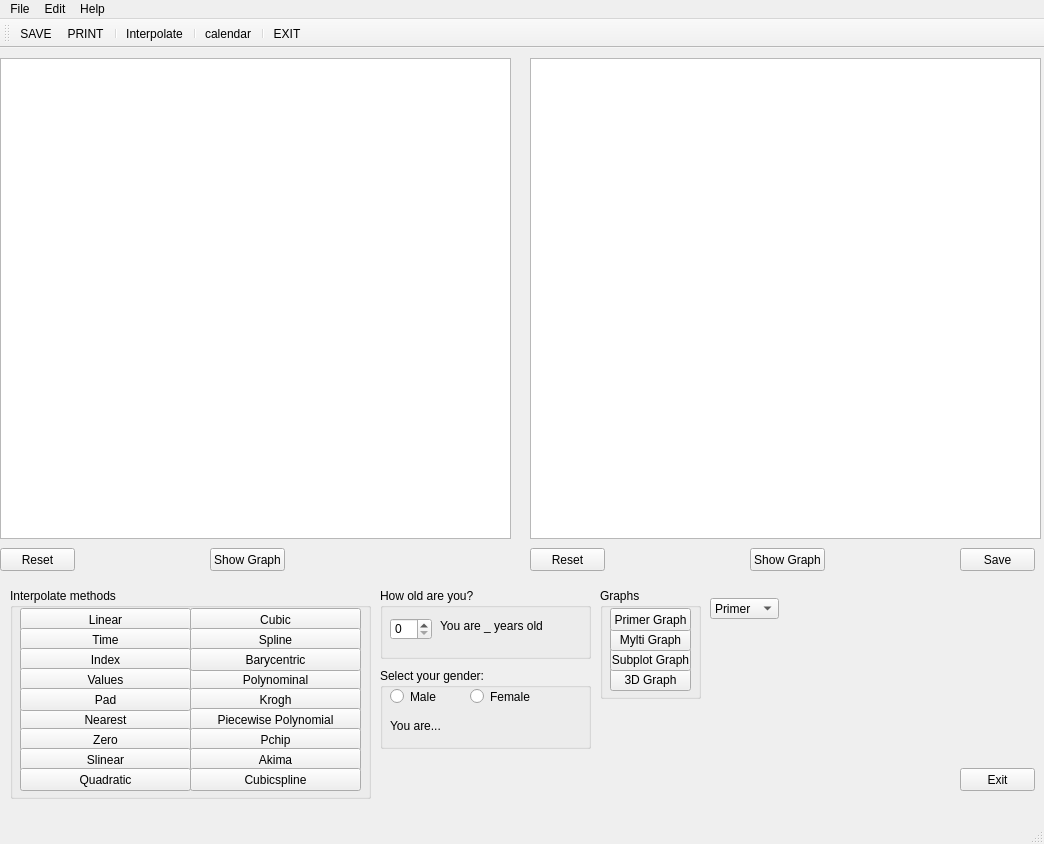
<?xml version="1.0" encoding="UTF-8"?>
<ui version="4.0">
 <class>MainWindow</class>
 <widget class="QMainWindow" name="MainWindow">
  <property name="geometry">
   <rect>
    <x>0</x>
    <y>0</y>
    <width>1044</width>
    <height>844</height>
   </rect>
  </property>
  <property name="windowTitle">
   <string>MainWindow</string>
  </property>
  <widget class="QWidget" name="centralwidget">
   <widget class="QGroupBox" name="interpolateBox">
    <property name="geometry">
     <rect>
      <x>10</x>
      <y>540</y>
      <width>361</width>
      <height>211</height>
     </rect>
    </property>
    <property name="title">
     <string>Interpolate methods</string>
    </property>
    <widget class="QPushButton" name="linearButton">
     <property name="geometry">
      <rect>
       <x>10</x>
       <y>20</y>
       <width>171</width>
       <height>23</height>
      </rect>
     </property>
     <property name="text">
      <string>Linear</string>
     </property>
    </widget>
    <widget class="QPushButton" name="timeButton">
     <property name="geometry">
      <rect>
       <x>10</x>
       <y>40</y>
       <width>171</width>
       <height>23</height>
      </rect>
     </property>
     <property name="text">
      <string>Time</string>
     </property>
    </widget>
    <widget class="QPushButton" name="indexButton">
     <property name="geometry">
      <rect>
       <x>10</x>
       <y>60</y>
       <width>171</width>
       <height>23</height>
      </rect>
     </property>
     <property name="text">
      <string>Index</string>
     </property>
    </widget>
    <widget class="QPushButton" name="valuesButton">
     <property name="geometry">
      <rect>
       <x>10</x>
       <y>80</y>
       <width>171</width>
       <height>23</height>
      </rect>
     </property>
     <property name="text">
      <string>Values</string>
     </property>
    </widget>
    <widget class="QPushButton" name="nearestButton">
     <property name="geometry">
      <rect>
       <x>10</x>
       <y>120</y>
       <width>171</width>
       <height>23</height>
      </rect>
     </property>
     <property name="text">
      <string>Nearest</string>
     </property>
    </widget>
    <widget class="QPushButton" name="padButton">
     <property name="geometry">
      <rect>
       <x>10</x>
       <y>100</y>
       <width>171</width>
       <height>23</height>
      </rect>
     </property>
     <property name="text">
      <string>Pad</string>
     </property>
    </widget>
    <widget class="QPushButton" name="zeroButton">
     <property name="geometry">
      <rect>
       <x>10</x>
       <y>140</y>
       <width>171</width>
       <height>23</height>
      </rect>
     </property>
     <property name="text">
      <string>Zero</string>
     </property>
    </widget>
    <widget class="QPushButton" name="slinearButton">
     <property name="geometry">
      <rect>
       <x>10</x>
       <y>160</y>
       <width>171</width>
       <height>23</height>
      </rect>
     </property>
     <property name="text">
      <string>Slinear</string>
     </property>
    </widget>
    <widget class="QPushButton" name="quadraticButton">
     <property name="geometry">
      <rect>
       <x>10</x>
       <y>180</y>
       <width>171</width>
       <height>23</height>
      </rect>
     </property>
     <property name="text">
      <string>Quadratic</string>
     </property>
    </widget>
    <widget class="QPushButton" name="cubicButton">
     <property name="geometry">
      <rect>
       <x>180</x>
       <y>20</y>
       <width>171</width>
       <height>23</height>
      </rect>
     </property>
     <property name="text">
      <string>Cubic</string>
     </property>
    </widget>
    <widget class="QPushButton" name="polynomialButton">
     <property name="geometry">
      <rect>
       <x>180</x>
       <y>80</y>
       <width>171</width>
       <height>23</height>
      </rect>
     </property>
     <property name="text">
      <string>Polynominal</string>
     </property>
    </widget>
    <widget class="QPushButton" name="kroghButton">
     <property name="geometry">
      <rect>
       <x>180</x>
       <y>100</y>
       <width>171</width>
       <height>23</height>
      </rect>
     </property>
     <property name="text">
      <string>Krogh</string>
     </property>
    </widget>
    <widget class="QPushButton" name="piePolButton">
     <property name="geometry">
      <rect>
       <x>180</x>
       <y>120</y>
       <width>171</width>
       <height>23</height>
      </rect>
     </property>
     <property name="text">
      <string>Piecewise Polynomial</string>
     </property>
    </widget>
    <widget class="QPushButton" name="splineButton">
     <property name="geometry">
      <rect>
       <x>180</x>
       <y>40</y>
       <width>171</width>
       <height>23</height>
      </rect>
     </property>
     <property name="text">
      <string>Spline</string>
     </property>
    </widget>
    <widget class="QPushButton" name="barycentricButton">
     <property name="geometry">
      <rect>
       <x>180</x>
       <y>60</y>
       <width>171</width>
       <height>23</height>
      </rect>
     </property>
     <property name="text">
      <string>Barycentric</string>
     </property>
    </widget>
    <widget class="QPushButton" name="pchipButton">
     <property name="geometry">
      <rect>
       <x>180</x>
       <y>140</y>
       <width>171</width>
       <height>23</height>
      </rect>
     </property>
     <property name="text">
      <string>Pchip</string>
     </property>
    </widget>
    <widget class="QPushButton" name="akimaButton">
     <property name="geometry">
      <rect>
       <x>180</x>
       <y>160</y>
       <width>171</width>
       <height>23</height>
      </rect>
     </property>
     <property name="text">
      <string>Akima</string>
     </property>
    </widget>
    <widget class="QPushButton" name="cubicsplineButton">
     <property name="geometry">
      <rect>
       <x>180</x>
       <y>180</y>
       <width>171</width>
       <height>23</height>
      </rect>
     </property>
     <property name="text">
      <string>Cubicspline</string>
     </property>
    </widget>
   </widget>
   <widget class="QPushButton" name="exitButton">
    <property name="geometry">
     <rect>
      <x>960</x>
      <y>720</y>
      <width>75</width>
      <height>23</height>
     </rect>
    </property>
    <property name="text">
     <string>Exit</string>
    </property>
   </widget>
   <widget class="QPushButton" name="saveButton">
    <property name="geometry">
     <rect>
      <x>960</x>
      <y>500</y>
      <width>75</width>
      <height>23</height>
     </rect>
    </property>
    <property name="text">
     <string>Save</string>
    </property>
   </widget>
   <widget class="QTableView" name="tableView">
    <property name="geometry">
     <rect>
      <x>0</x>
      <y>10</y>
      <width>511</width>
      <height>481</height>
     </rect>
    </property>
   </widget>
   <widget class="QTableView" name="tableView2">
    <property name="geometry">
     <rect>
      <x>530</x>
      <y>10</y>
      <width>511</width>
      <height>481</height>
     </rect>
    </property>
   </widget>
   <widget class="QGroupBox" name="groupBox">
    <property name="geometry">
     <rect>
      <x>380</x>
      <y>540</y>
      <width>211</width>
      <height>71</height>
     </rect>
    </property>
    <property name="title">
     <string>How old are you?</string>
    </property>
    <widget class="QSpinBox" name="spinBoxAge">
     <property name="geometry">
      <rect>
       <x>10</x>
       <y>30</y>
       <width>42</width>
       <height>22</height>
      </rect>
     </property>
     <property name="maximum">
      <number>120</number>
     </property>
    </widget>
    <widget class="QLabel" name="ageLabel">
     <property name="geometry">
      <rect>
       <x>60</x>
       <y>30</y>
       <width>141</width>
       <height>16</height>
      </rect>
     </property>
     <property name="text">
      <string>You are _ years old</string>
     </property>
    </widget>
   </widget>
   <widget class="QGroupBox" name="groupBox_2">
    <property name="geometry">
     <rect>
      <x>380</x>
      <y>620</y>
      <width>211</width>
      <height>81</height>
     </rect>
    </property>
    <property name="title">
     <string>Select your gender:</string>
    </property>
    <widget class="QRadioButton" name="maleRadio">
     <property name="geometry">
      <rect>
       <x>10</x>
       <y>20</y>
       <width>82</width>
       <height>17</height>
      </rect>
     </property>
     <property name="text">
      <string>Male</string>
     </property>
    </widget>
    <widget class="QLabel" name="label_2">
     <property name="geometry">
      <rect>
       <x>90</x>
       <y>20</y>
       <width>47</width>
       <height>13</height>
      </rect>
     </property>
     <property name="text">
      <string/>
     </property>
    </widget>
    <widget class="QRadioButton" name="femaleRadio">
     <property name="geometry">
      <rect>
       <x>90</x>
       <y>20</y>
       <width>82</width>
       <height>17</height>
      </rect>
     </property>
     <property name="text">
      <string>Female</string>
     </property>
    </widget>
    <widget class="QLabel" name="genderSelectionLabel">
     <property name="geometry">
      <rect>
       <x>10</x>
       <y>50</y>
       <width>191</width>
       <height>16</height>
      </rect>
     </property>
     <property name="text">
      <string>You are...</string>
     </property>
    </widget>
   </widget>
   <widget class="QGroupBox" name="groupBox_3">
    <property name="geometry">
     <rect>
      <x>600</x>
      <y>540</y>
      <width>101</width>
      <height>111</height>
     </rect>
    </property>
    <property name="title">
     <string>Graphs</string>
    </property>
    <widget class="QPushButton" name="dat3DButton">
     <property name="geometry">
      <rect>
       <x>10</x>
       <y>80</y>
       <width>81</width>
       <height>23</height>
      </rect>
     </property>
     <property name="text">
      <string>3D Graph</string>
     </property>
    </widget>
    <widget class="QPushButton" name="subplButton">
     <property name="geometry">
      <rect>
       <x>10</x>
       <y>60</y>
       <width>81</width>
       <height>23</height>
      </rect>
     </property>
     <property name="text">
      <string>Subplot Graph</string>
     </property>
    </widget>
    <widget class="QPushButton" name="myltiButton">
     <property name="geometry">
      <rect>
       <x>10</x>
       <y>40</y>
       <width>81</width>
       <height>23</height>
      </rect>
     </property>
     <property name="text">
      <string>Mylti Graph</string>
     </property>
    </widget>
    <widget class="QPushButton" name="primerButton">
     <property name="geometry">
      <rect>
       <x>10</x>
       <y>20</y>
       <width>81</width>
       <height>23</height>
      </rect>
     </property>
     <property name="text">
      <string>Primer Graph</string>
     </property>
    </widget>
   </widget>
   <widget class="QComboBox" name="comboBox">
    <property name="geometry">
     <rect>
      <x>710</x>
      <y>550</y>
      <width>69</width>
      <height>21</height>
     </rect>
    </property>
    <item>
     <property name="text">
      <string>Primer</string>
     </property>
    </item>
    <item>
     <property name="text">
      <string>Mylti</string>
     </property>
    </item>
    <item>
     <property name="text">
      <string>Subplot</string>
     </property>
    </item>
    <item>
     <property name="text">
      <string>3D</string>
     </property>
    </item>
   </widget>
   <widget class="QPushButton" name="showGraph">
    <property name="geometry">
     <rect>
      <x>210</x>
      <y>500</y>
      <width>75</width>
      <height>23</height>
     </rect>
    </property>
    <property name="text">
     <string>Show Graph</string>
    </property>
   </widget>
   <widget class="QPushButton" name="showGraph2">
    <property name="geometry">
     <rect>
      <x>750</x>
      <y>500</y>
      <width>75</width>
      <height>23</height>
     </rect>
    </property>
    <property name="text">
     <string>Show Graph</string>
    </property>
   </widget>
   <widget class="QPushButton" name="reset2">
    <property name="geometry">
     <rect>
      <x>530</x>
      <y>500</y>
      <width>75</width>
      <height>23</height>
     </rect>
    </property>
    <property name="text">
     <string>Reset</string>
    </property>
   </widget>
   <widget class="QPushButton" name="reset1">
    <property name="geometry">
     <rect>
      <x>0</x>
      <y>500</y>
      <width>75</width>
      <height>23</height>
     </rect>
    </property>
    <property name="text">
     <string>Reset</string>
    </property>
   </widget>
  </widget>
  <widget class="QMenuBar" name="menubar">
   <property name="geometry">
    <rect>
     <x>0</x>
     <y>0</y>
     <width>1044</width>
     <height>21</height>
    </rect>
   </property>
   <widget class="QMenu" name="menuxdvxdv">
    <property name="title">
     <string>File</string>
    </property>
    <addaction name="actionOpenFile"/>
    <addaction name="separator"/>
    <addaction name="actionSave"/>
    <addaction name="actionSaveAs"/>
    <addaction name="separator"/>
    <addaction name="actionPrint"/>
    <addaction name="separator"/>
    <addaction name="actionCloseFile"/>
    <addaction name="separator"/>
    <addaction name="actionExit"/>
   </widget>
   <widget class="QMenu" name="menuEdit">
    <property name="title">
     <string>Edit</string>
    </property>
    <addaction name="actionFont"/>
    <addaction name="actionColor"/>
   </widget>
   <widget class="QMenu" name="menuHelp">
    <property name="title">
     <string>Help</string>
    </property>
   </widget>
   <addaction name="menuxdvxdv"/>
   <addaction name="menuEdit"/>
   <addaction name="menuHelp"/>
  </widget>
  <widget class="QStatusBar" name="statusbar"/>
  <widget class="QToolBar" name="toolBar">
   <property name="windowTitle">
    <string>toolBar</string>
   </property>
   <attribute name="toolBarArea">
    <enum>TopToolBarArea</enum>
   </attribute>
   <attribute name="toolBarBreak">
    <bool>false</bool>
   </attribute>
   <addaction name="toolSAVE"/>
   <addaction name="toolPrint"/>
   <addaction name="separator"/>
   <addaction name="toolInterpolate"/>
   <addaction name="separator"/>
   <addaction name="toolCalendar"/>
   <addaction name="separator"/>
   <addaction name="toolExit"/>
  </widget>
  <action name="actionOpenFile">
   <property name="text">
    <string>Open CSV file</string>
   </property>
  </action>
  <action name="actionSave">
   <property name="text">
    <string>Save</string>
   </property>
  </action>
  <action name="actionSaveAs">
   <property name="text">
    <string>Save file as</string>
   </property>
  </action>
  <action name="actionCloseFile">
   <property name="text">
    <string>Close CSV file</string>
   </property>
  </action>
  <action name="actionExit">
   <property name="text">
    <string>Exit</string>
   </property>
  </action>
  <action name="actionPrint">
   <property name="text">
    <string>Print</string>
   </property>
  </action>
  <action name="actionFont">
   <property name="text">
    <string>Font</string>
   </property>
  </action>
  <action name="actionColor">
   <property name="text">
    <string>Color</string>
   </property>
  </action>
  <action name="toolExit">
   <property name="icon">
    <iconset>
     <normaloff>../2048px-PublicInformationSymbol_EmergencyExit.svg.png</normaloff>../2048px-PublicInformationSymbol_EmergencyExit.svg.png</iconset>
   </property>
   <property name="text">
    <string>EXIT</string>
   </property>
  </action>
  <action name="toolSAVE">
   <property name="icon">
    <iconset>
     <normaloff>../84205_save_512x512.png</normaloff>../84205_save_512x512.png</iconset>
   </property>
   <property name="text">
    <string>SAVE</string>
   </property>
   <property name="shortcut">
    <string>Ctrl+S</string>
   </property>
  </action>
  <action name="toolPrint">
   <property name="icon">
    <iconset>
     <normaloff>../icon-256x256.png</normaloff>../icon-256x256.png</iconset>
   </property>
   <property name="text">
    <string>PRINT</string>
   </property>
  </action>
  <action name="toolInterpolate">
   <property name="icon">
    <iconset>
     <normaloff>../1200px-LinearInterpolation.svg.png</normaloff>../1200px-LinearInterpolation.svg.png</iconset>
   </property>
   <property name="text">
    <string>Interpolate</string>
   </property>
  </action>
  <action name="toolCalendar">
   <property name="icon">
    <iconset>
     <normaloff>../icon_B716bOJxyK28xpLqkebShllKASPFjHdZiRMjEe0oFxY= (1).png</normaloff>../icon_B716bOJxyK28xpLqkebShllKASPFjHdZiRMjEe0oFxY= (1).png</iconset>
   </property>
   <property name="text">
    <string>calendar</string>
   </property>
  </action>
 </widget>
 <resources/>
 <connections/>
</ui>
